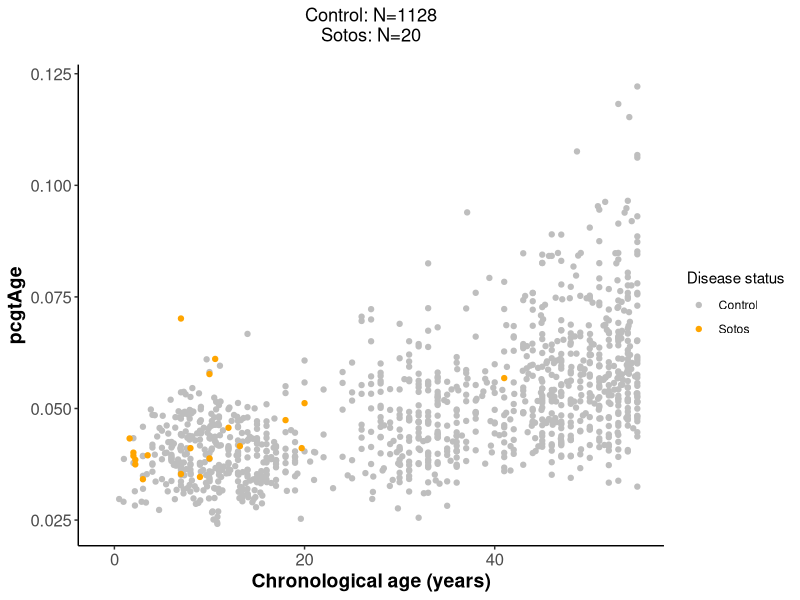
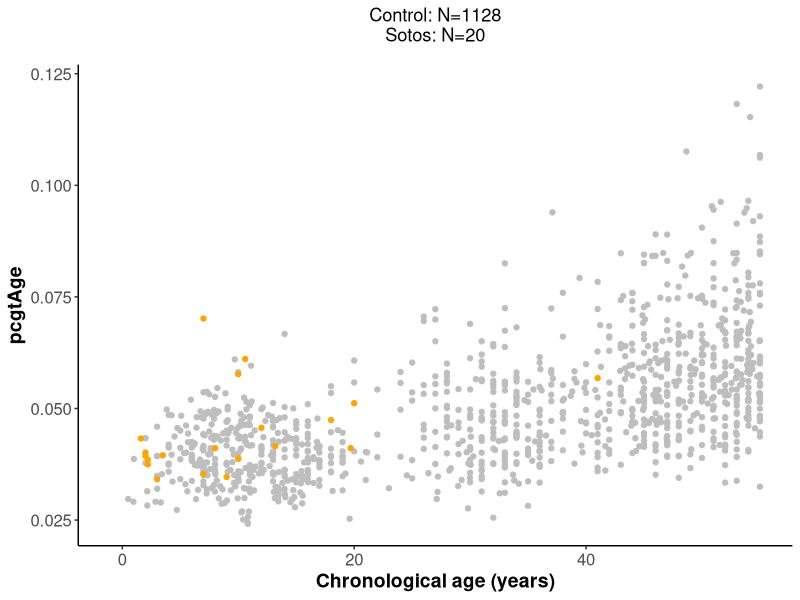
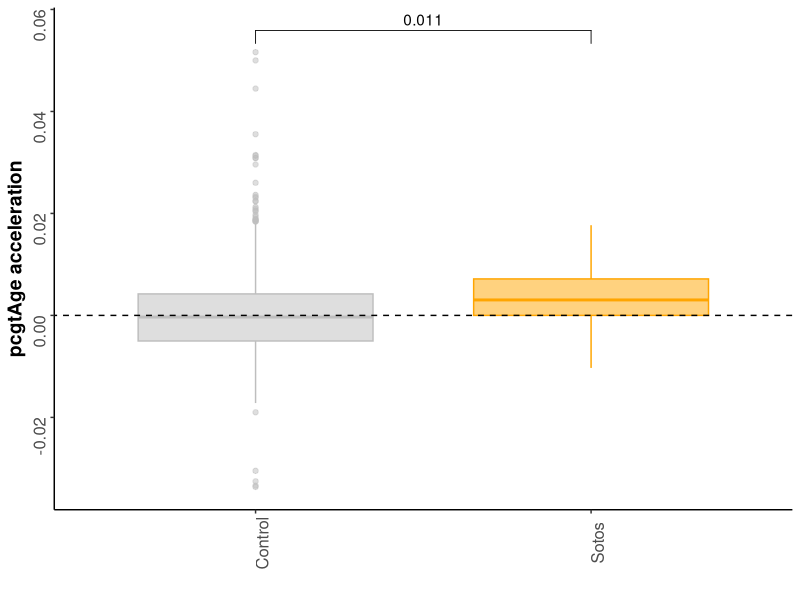
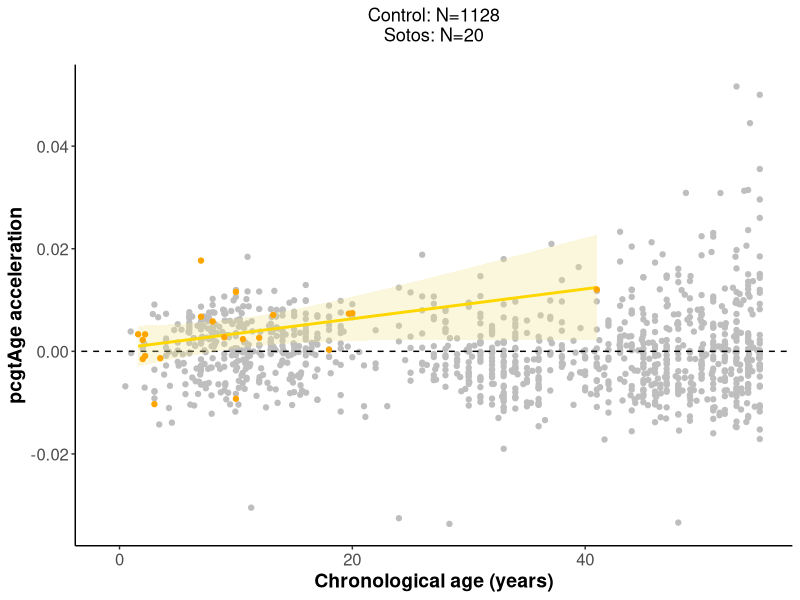

Here is the R script that generated these plots, in order:
###########################################################################################
#########                                                                         #########
#########                     Daniel Elias Martin Herranz                         #########
#########                             09/12/2018                                  #########
#########                              EMBL-EBI                                   #########
#########                           Thornton group                                #########
#########                                                                         #########
###########################################################################################

###########################################################################################
#####              Biological insights into the epigenetic ageing clock           #########
###########################################################################################
##### Downstream analysis of the results for the epigenetic mitotic clock (pcgtAge)   #####
##### for Sotos compared with healthy samples.                                        #####
###########################################################################################
##### USAGE: manual                                                                   #####
###########################################################################################

###########################################################
##################### Dependencies ########################
###########################################################

library(data.table);
library(ggplot2);
library(ggpubr);

setwd('/Users/dem44/Desktop/methylation_clock/polycomb_hypothesis/epigenetic_syndromes/pcgtAge');


################################################################
################## Run the pipeline ############################
################################################################

#### 1. Read the raw data. ####

pcgtAge_raw <- as.data.frame(fread('pcgtAge_results.csv'));
controls_metadata <- as.data.frame(fread('../syndromes_screen/controls_data_downstream.tsv'));
cases_metadata <- as.data.frame(fread('../syndromes_screen/final_cases_data.tsv'));


#### 2. Merge the pcgtAge results with the metadata. ####

controls_merge <- merge(controls_metadata[,colnames(controls_metadata) %in% colnames(cases_metadata)], pcgtAge_raw, by='GEO_sample');
sotos_merge <- merge(cases_metadata[cases_metadata$Disease_status=='Sotos',], pcgtAge_raw, by='GEO_sample');
all_merge <- rbind(controls_merge, sotos_merge[,colnames(sotos_merge) %in% colnames(controls_merge)]);


#### 3. Obtain the results. ####

## Does pcgtAge from Sotos patients differ from the healthy controls? --> Yes?

lm_formula_int <- paste0('pcgtAge~Age_years+Sex+Gran+CD4T+CD8T+B+Mono+NK+', paste(colnames(all_merge)[grep('PC',colnames(all_merge))], collapse='+'));
lm_pcgtAge_control <- lm(lm_formula_int, data=all_merge[all_merge$Disease_status=='Control',]);
all_merge$pcgtAge_diff <- NA;
all_merge$pcgtAge_diff[all_merge$Disease_status=='Control'] <- lm_pcgtAge_control$residuals;
all_merge$pcgtAge_diff[all_merge$Disease_status=='Sotos'] <- all_merge$pcgtAge[all_merge$Disease_status=='Sotos'] - 
  as.numeric(predict(lm_pcgtAge_control, newdata=all_merge[all_merge$Disease_status=='Sotos',]));
wilcox.test(all_merge$pcgtAge_diff[all_merge$Disease_status=='Control'], all_merge$pcgtAge_diff[all_merge$Disease_status=='Sotos'])$p.value; # All data, p-value=0.01122896
wilcox.test(all_merge$pcgtAge_diff[all_merge$Disease_status=='Control'], all_merge$pcgtAge_diff[all_merge$Disease_status=='Sotos'&all_merge$Age_years!=41])$p.value; # Without Sotos outlier, p-value=0.02454965

## Plots. 

my_palette <- c('grey', 'orange');

pcgtAge_scatterplot <- ggplot(data=all_merge, aes(x=Age_years, y=pcgtAge, col=Disease_status)) + 
  geom_point() + scale_color_manual(values=my_palette) +
  theme_classic() +
  theme(axis.text=element_text(size=12),
        axis.title=element_text(size=14,face="bold"),
        plot.title = element_text(hjust = 0.5),
        plot.subtitle = element_text(hjust = 0.5)) +
  xlab("Chronological age (years)") + ylab("pcgtAge") +
  labs(title = paste0("Control: N=", sum(all_merge$Disease_status=='Control'), "\n",
                      "Sotos: N=", sum(all_merge$Disease_status=='Sotos')), 
       subtitle=paste0()) + 
  guides(col=guide_legend(title="Disease status")) + 
  xlim(c(-1,55));
ggsave("plots/pcgtAge_Sotos_scatterplot.pdf", height=4, width=4.5);

pcgtAge_scatterplot_no_legend <- ggplot(data=all_merge, aes(x=Age_years, y=pcgtAge, col=Disease_status)) + 
  geom_point() + scale_color_manual(values=my_palette) +
  theme_classic() +
  theme(axis.text=element_text(size=12),
        axis.title=element_text(size=14,face="bold"),
        plot.title = element_text(hjust = 0.5),
        plot.subtitle = element_text(hjust = 0.5)) +
  xlab("Chronological age (years)") + ylab("pcgtAge") +
  labs(title = paste0("Control: N=", sum(all_merge$Disease_status=='Control'), "\n",
                      "Sotos: N=", sum(all_merge$Disease_status=='Sotos')), 
       subtitle=paste0()) + 
  guides(col=FALSE) + 
  xlim(c(-1,55));
ggsave("plots/pcgtAge_Sotos_scatterplot_no_legend.pdf", height=4, width=4);

mc_1 <- list(c("Control", "Sotos"));

plots_pcgtAge_diff <- ggboxplot(all_merge, x = "Disease_status", y = "pcgtAge_diff", color = "Disease_status", palette = my_palette, fill="Disease_status", alpha=0.5) +
  theme_classic() +
  theme(axis.text=element_text(size=12, angle=90),
        axis.title=element_text(size=14,face="bold")) +
  xlab("") + ylab("pcgtAge acceleration") +
  geom_abline(slope=0, intercept=0, linetype=2) +
  stat_compare_means(comparisons = mc_1) +
  guides(colour=FALSE, fill=FALSE);
ggsave("plots/pcgtAge_diff_Sotos_comparison.pdf", height=4, width=4);

plots_scatterplot_pcgtAge_diff <- ggplot(data=all_merge[all_merge$Disease_status=='Sotos',], aes(x=Age_years, y=pcgtAge_diff)) + 
  geom_point(data=all_merge[all_merge$Disease_status=='Control',], aes(x=Age_years, y=pcgtAge_diff), col='grey') + 
  geom_abline(slope=0, intercept=0, linetype=2) +
  geom_smooth(method="lm", formula=y~x, show.legend=F, fill='khaki', alpha = 0.3, col='gold') + geom_point(col='orange') + 
  theme_classic() +
  theme(axis.text=element_text(size=12),
        axis.title=element_text(size=14,face="bold"),
        plot.title = element_text(hjust = 0.5),
        plot.subtitle = element_text(hjust = 0.5)) +
  xlab("Chronological age (years)") + ylab("pcgtAge acceleration") +
  labs(title = paste0("Control: N=", sum(all_merge$Disease_status=='Control'), "\n",
                      "Sotos: N=", sum(all_merge$Disease_status=='Sotos')), 
       subtitle=paste0()) +  
  xlim(c(-1,55));
ggsave("plots/pcgtAge_diff_Sotos_scatterplot.pdf", height=4, width=4);

################################################################
################## End of the script ###########################
################################################################